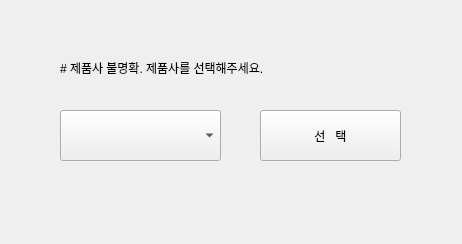
<?xml version="1.0" encoding="UTF-8"?>
<ui version="4.0">
 <class>Form</class>
 <widget class="QWidget" name="Form">
  <property name="geometry">
   <rect>
    <x>0</x>
    <y>0</y>
    <width>462</width>
    <height>244</height>
   </rect>
  </property>
  <property name="windowTitle">
   <string>Form</string>
  </property>
  <widget class="QLabel" name="label">
   <property name="geometry">
    <rect>
     <x>60</x>
     <y>60</y>
     <width>351</width>
     <height>16</height>
    </rect>
   </property>
   <property name="text">
    <string># 제품사 불명확. 제품사를 선택해주세요.</string>
   </property>
  </widget>
  <widget class="QPushButton" name="pushButton">
   <property name="geometry">
    <rect>
     <x>260</x>
     <y>110</y>
     <width>141</width>
     <height>51</height>
    </rect>
   </property>
   <property name="text">
    <string>선   택</string>
   </property>
  </widget>
  <widget class="QComboBox" name="comboBox">
   <property name="geometry">
    <rect>
     <x>60</x>
     <y>110</y>
     <width>161</width>
     <height>51</height>
    </rect>
   </property>
  </widget>
 </widget>
 <resources/>
 <connections/>
</ui>
